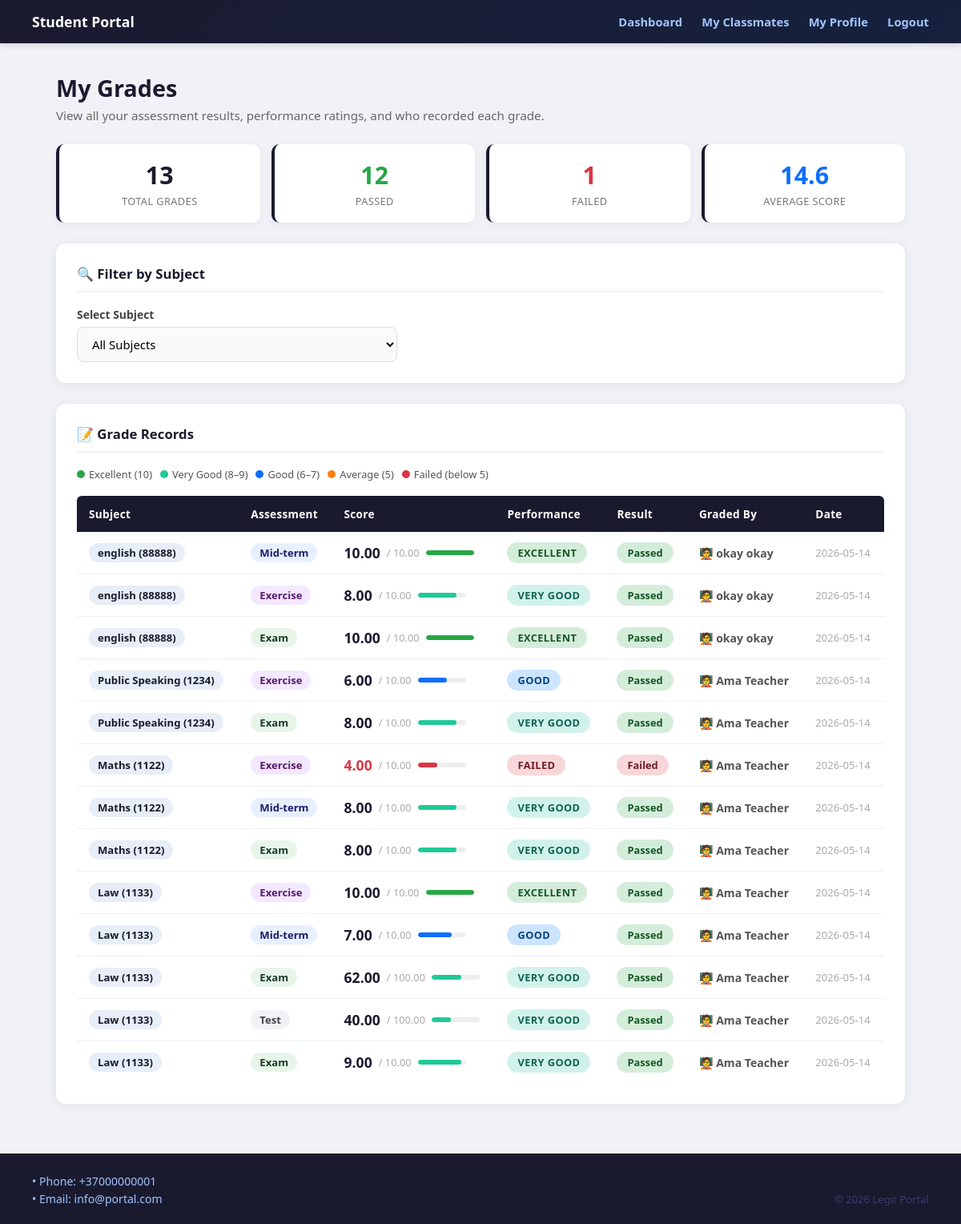
The page /grades_student.php (signed in) on the database its author committed.
### tables this page shows
CREATE TABLE `grades` (
  `id` int(11) NOT NULL,
  `student_id` int(11) NOT NULL,
  `subject_id` int(11) NOT NULL,
  `assessment` varchar(50) NOT NULL,
  `score` decimal(5,2) NOT NULL,
  `max_score` decimal(5,2) NOT NULL DEFAULT 100.00,
  `graded_by` int(11) DEFAULT NULL,
  `graded_at` timestamp NOT NULL DEFAULT current_timestamp()
);

CREATE TABLE `subjects` (
  `id` int(11) NOT NULL,
  `subject_name` varchar(100) NOT NULL,
  `subject_code` varchar(20) DEFAULT NULL,
  `teacher_id` int(11) NOT NULL,
  `created_at` timestamp NOT NULL DEFAULT current_timestamp()
);

CREATE TABLE `users` (
  `id` int(11) NOT NULL COMMENT 'Unique ID for each user',
  `username` varchar(50) NOT NULL COMMENT 'User''s login name',
  `password` varchar(255) NOT NULL COMMENT 'User''s password',
  `name` varchar(100) DEFAULT NULL COMMENT 'User''s first name',
  `surname` varchar(100) DEFAULT NULL COMMENT 'User''s last name',
  `birth_year` year(4) DEFAULT NULL COMMENT 'User''s year of birth',
  `description` text DEFAULT NULL COMMENT 'A long text about the user',
  `photo` varchar(255) DEFAULT NULL COMMENT 'The file path of the user''s photo',
  `role` enum('student','teacher') NOT NULL DEFAULT 'student'
);

### grades_student.php (the view, shortened to what this page needs)
<?php
require_once 'config.php';
$student_id = (int)$_SESSION["user_id"];
$subject_id = (int)($_GET["subject_id"] ?? 0);
$stmt = $conn->prepare(
    "SELECT s.id, s.subject_name, s.subject_code
     FROM enrollments e
     JOIN subjects s ON s.id = e.subject_id
     WHERE e.student_id = ?
     ORDER BY s.subject_name ASC"
);
$stmt->bind_param("i", $student_id);
$stmt->execute();
if ($subject_id > 0) {
    $stmt = $conn->prepare(
        "SELECT g.assessment, g.score, g.max_score, g.graded_at,
                s.subject_name, s.subject_code,
                u.username AS grader_username, u.name AS grader_name,
                u.surname AS grader_surname, u.role AS grader_role
         FROM grades g
         JOIN subjects s ON s.id = g.subject_id
         LEFT JOIN users u ON u.id = g.graded_by
         WHERE g.student_id = ? AND g.subject_id = ?
         ORDER BY g.graded_at DESC"
    );
    $stmt->bind_param("ii", $student_id, $subject_id);
} else {
    $stmt = $conn->prepare(
        "SELECT g.assessment, g.score, g.max_score, g.graded_at,
                s.subject_name, s.subject_code,
                u.username AS grader_username, u.name AS grader_name,
                u.surname AS grader_surname, u.role AS grader_role
         FROM grades g
         JOIN subjects s ON s.id = g.subject_id
         LEFT JOIN users u ON u.id = g.graded_by
         WHERE g.student_id = ?
         ORDER BY g.graded_at DESC"
    );
    $stmt->bind_param("i", $student_id);
}
$stmt->execute();
$grades_res = $stmt->get_result();
$grades = [];
while ($row = $grades_res->fetch_assoc()) $grades[] = $row;
$total     = count($grades);
$passed    = 0;
$failed    = 0;
$total_score = 0;
foreach ($grades as $g) {
    if ((float)$g['score'] >= 5) $passed++;
    else $failed++;
    $total_score += (float)$g['score'];
}
$average = $total > 0 ? round($total_score / $total, 1) : 0;
function getPerformance($score) {
    $s = (float)$score;
    if ($s == 10)       return ['label' => 'Excellent',  'class' => 'perf-excellent'];
    if ($s >= 8)        return ['label' => 'Very Good',  'class' => 'perf-verygood'];
    if ($s >= 6)        return ['label' => 'Good',       'class' => 'perf-good'];
    return               ['label' => 'Failed',     'class' => 'perf-failed'];
}
function getGraderLabel($row) {
    $full = trim(($row['grader_name'] ?? '') . ' ' . ($row['grader_surname'] ?? ''));
    $name = $full ?: $row['grader_username'];
    $role = $row['grader_role'] ?? '';
    if ($role === 'teacher') return '🧑‍🏫 ' . $name;
    return '🛡️ Admin';
}
?>
<!DOCTYPE html>
<html lang="en">
<head>
</head>
<body>
<div class="navbar">
    <div class="logo">Student Portal</div>
    <div class="nav-links">
        <a href="student_dashboard.php">Dashboard</a>
        <a href="classmates_student.php">My Classmates</a>
        <a href="user_profile.php">My Profile</a>
        <a href="user_logout.php">Logout</a>
    </div>
</div>
<div class="container">
    <div class="page-title">
        <h1>My Grades</h1>
        <p>View all your assessment results, performance ratings, and who recorded each grade.</p>
    </div>
    <div class="stats-bar">
        <div class="stat">
            <div class="num"><?php echo $total; ?></div>
            <div class="lbl">Total Grades</div>
        </div>
        <div class="stat stat-passed">
            <div class="num"><?php echo $passed; ?></div>
            <div class="lbl">Passed</div>
        </div>
        <div class="stat stat-failed">
            <div class="num"><?php echo $failed; ?></div>
            <div class="lbl">Failed</div>
        </div>
        <div class="stat stat-avg">
            <div class="num"><?php echo $average; ?></div>
            <div class="lbl">Average Score</div>
        </div>
    </div>
    <div class="card">
        <h2>🔍 Filter by Subject</h2>
        <form method="get">
            <label>Select Subject</label>
            <select name="subject_id" onchange="this.form.submit()">
                <option value="0">All Subjects</option>
            </select>
        </form>
    </div>
    <div class="card">
        <h2>📝 Grade Records</h2>
        <div class="legend">
            <div class="leg-item"><div class="leg-dot" style="background:#28a745;"></div> Excellent (10)</div>
            <div class="leg-item"><div class="leg-dot" style="background:#20c997;"></div> Very Good (8–9)</div>
            <div class="leg-item"><div class="leg-dot" style="background:#0d6efd;"></div> Good (6–7)</div>
            <div class="leg-item"><div class="leg-dot" style="background:#fd7e14;"></div> Average (5)</div>
            <div class="leg-item"><div class="leg-dot" style="background:#dc3545;"></div> Failed (below 5)</div>
        </div>
        <?php if (count($grades) === 0): ?>
            <div class="empty">
                <div class="icon">📭</div>
                <p>No grade records found<?php echo $subject_id > 0 ? ' for this subject' : ''; ?>.</p>
                <p style="margin-top:8px;font-size:0.88rem;">Check back after your teacher has entered grades.</p>
            </div>
        <?php else: ?>
        <table>
            <thead>
                <tr>
                    <th>Subject</th>
                    <th>Assessment</th>
                    <th>Score</th>
                    <th>Performance</th>
                    <th>Result</th>
                    <th>Graded By</th>
                    <th>Date</th>
                </tr>
            </thead>
            <tbody>
                <?php foreach ($grades as $row):
                    $score     = (float)$row['score'];
                    $max       = (float)$row['max_score'];
                    $perf      = getPerformance($score);
                    $passed_r  = $score >= 5;
                    $pct       = $max > 0 ? ($score / $max) * 100 : 0;
                    $atype = strtolower($row['assessment']);
                    if ($atype === 'exam')      $abadge = 'assess-exam';
                    elseif (strpos($atype, 'mid') !== false) $abadge = 'assess-midterm';
                    elseif ($atype === 'exercise') $abadge = 'assess-exercise';
                    else $abadge = 'assess-other';
                    $bar_class = str_replace('perf-', 'bar-', $perf['class']);
                    $sub_label = $row['subject_name'] . (!empty($row['subject_code']) ? " ({$row['subject_code']})" : "");
                ?>
                <tr>
                    <td><span class="sub-badge"><?php echo htmlspecialchars($sub_label); ?></span></td>
                    <td><span class="<?php echo $abadge; ?>"><?php echo htmlspecialchars($row['assessment']); ?></span></td>
                    <td>
                        <div class="score-display">
                            <span class="score-num" style="color:<?php echo $passed_r ? '#1a1a2e' : '#dc3545'; ?>">
                                <?php echo htmlspecialchars($row['score']); ?>
                            </span>
                            <span class="score-max">/ <?php echo htmlspecialchars($row['max_score']); ?></span>
                            <div class="score-bar-wrap">
                                <div class="score-bar <?php echo $bar_class; ?>" style="width:<?php echo min(100, $pct); ?>%"></div>
                            </div>
                        </div>
                    </td>
                    <td>
                        <span class="perf <?php echo $perf['class']; ?>">
                            <?php echo $perf['label']; ?>
                        </span>
                    </td>
                    <td>
                        <span class="pass-badge <?php echo $passed_r ? 'badge-pass' : 'badge-fail'; ?>">
                            <?php echo $passed_r ? 'Passed' : 'Failed'; ?>
                        </span>
                    </td>
                    <td class="grader-cell">
                        <?php echo htmlspecialchars(getGraderLabel($row)); ?>
                    </td>
                    <td class="date-cell">
                        <?php echo htmlspecialchars(substr($row['graded_at'], 0, 10)); ?>
                    </td>
                </tr>
                <?php endforeach; ?>
            </tbody>
        </table>
        <?php endif; ?>
    </div>
</div>
<div class="footer">
    <div>
        <p>• Phone: +37000000001</p>
        <p>• Email: info@portal.com</p>
    </div>
    <div style="align-self:flex-end;color:#3a3a6e;font-size:0.82rem;">&copy; 2026 Legit Portal</div>
</div>
</body>
</html>

### rows shown on the page
grades: subject.subject_code "english (88888)", assessment "Mid-term", score "10.00", max_score "10.00", score "EXCELLENT", shows "Passed", graded_by.surname "🧑‍🏫 okay okay", graded_at "2026-05-14"
grades: subject.subject_code "english (88888)", assessment "Exercise", score "8.00", max_score "10.00", score "VERY GOOD", shows "Passed", graded_by.surname "🧑‍🏫 okay okay", graded_at "2026-05-14"
grades: subject.subject_code "english (88888)", assessment "Exam", score "10.00", max_score "10.00", score "EXCELLENT", shows "Passed", graded_by.surname "🧑‍🏫 okay okay", graded_at "2026-05-14"
grades: subject.subject_code "Public Speaking (1234)", assessment "Exercise", score "6.00", max_score "10.00", score "GOOD", shows "Passed", graded_by.username "🧑‍🏫 Ama Teacher", graded_at "2026-05-14"
grades: subject.subject_code "Public Speaking (1234)", assessment "Exam", score "8.00", max_score "10.00", score "VERY GOOD", shows "Passed", graded_by.username "🧑‍🏫 Ama Teacher", graded_at "2026-05-14"
grades: subject.subject_code "Maths (1122)", assessment "Exercise", score "4.00", max_score "10.00", score "FAILED", shows "Failed", graded_by.username "🧑‍🏫 Ama Teacher", graded_at "2026-05-14"
grades: subject.subject_code "Maths (1122)", assessment "Mid-term", score "8.00", max_score "10.00", score "VERY GOOD", shows "Passed", graded_by.username "🧑‍🏫 Ama Teacher", graded_at "2026-05-14"
grades: subject.subject_code "Maths (1122)", assessment "Exam", score "8.00", max_score "10.00", score "VERY GOOD", shows "Passed", graded_by.username "🧑‍🏫 Ama Teacher", graded_at "2026-05-14"
grades: subject.subject_code "Law (1133)", assessment "Exercise", score "10.00", max_score "10.00", score "EXCELLENT", shows "Passed", graded_by.username "🧑‍🏫 Ama Teacher", graded_at "2026-05-14"
grades: subject.subject_code "Law (1133)", assessment "Mid-term", score "7.00", max_score "10.00", score "GOOD", shows "Passed", graded_by.username "🧑‍🏫 Ama Teacher", graded_at "2026-05-14"
grades: subject.subject_code "Law (1133)", assessment "Exam", score "62.00", max_score "100.00", score "VERY GOOD", shows "Passed", graded_by.username "🧑‍🏫 Ama Teacher", graded_at "2026-05-14"
grades: subject.subject_code "Law (1133)", assessment "Test", score "40.00", max_score "100.00", score "VERY GOOD", shows "Passed", graded_by.username "🧑‍🏫 Ama Teacher", graded_at "2026-05-14"
grades: subject.subject_code "Law (1133)", assessment "Exam", score "9.00", max_score "10.00", score "VERY GOOD", shows "Passed", graded_by.username "🧑‍🏫 Ama Teacher", graded_at "2026-05-14"

### other values the page prints
$total "13"
$passed "12"
$failed "1"
$average "14.6"
